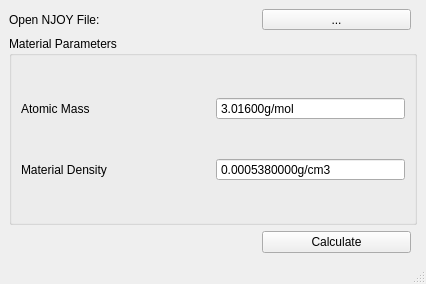
<?xml version="1.0" encoding="UTF-8"?>
<ui version="4.0">
 <class>MainWindow</class>
 <widget class="QMainWindow" name="MainWindow">
  <property name="geometry">
   <rect>
    <x>0</x>
    <y>0</y>
    <width>426</width>
    <height>284</height>
   </rect>
  </property>
  <property name="windowTitle">
   <string>NJOYMCC</string>
  </property>
  <property name="documentMode">
   <bool>false</bool>
  </property>
  <property name="tabShape">
   <enum>QTabWidget::Triangular</enum>
  </property>
  <widget class="QWidget" name="centralwidget">
   <layout class="QGridLayout" name="gridLayout">
    <item row="0" column="2">
     <spacer name="horizontalSpacer">
      <property name="orientation">
       <enum>Qt::Horizontal</enum>
      </property>
      <property name="sizeHint" stdset="0">
       <size>
        <width>40</width>
        <height>20</height>
       </size>
      </property>
     </spacer>
    </item>
    <item row="0" column="3">
     <widget class="QToolButton" name="toolButtonFile">
      <property name="sizePolicy">
       <sizepolicy hsizetype="Expanding" vsizetype="Fixed">
        <horstretch>0</horstretch>
        <verstretch>0</verstretch>
       </sizepolicy>
      </property>
      <property name="text">
       <string>...</string>
      </property>
      <property name="icon">
       <iconset theme="document-open">
        <normaloff>.</normaloff>.</iconset>
      </property>
     </widget>
    </item>
    <item row="1" column="0" colspan="5">
     <widget class="QGroupBox" name="groupBox">
      <property name="title">
       <string>Material Parameters</string>
      </property>
      <layout class="QGridLayout" name="gridLayout_2">
       <item row="0" column="0">
        <widget class="QLabel" name="label">
         <property name="text">
          <string>Atomic Mass</string>
         </property>
        </widget>
       </item>
       <item row="1" column="0">
        <widget class="QLabel" name="label_3">
         <property name="text">
          <string>Material Density</string>
         </property>
        </widget>
       </item>
       <item row="0" column="1">
        <widget class="QDoubleSpinBox" name="doubleSpinBoxAtomicMass">
         <property name="buttonSymbols">
          <enum>QAbstractSpinBox::NoButtons</enum>
         </property>
         <property name="showGroupSeparator" stdset="0">
          <bool>false</bool>
         </property>
         <property name="suffix">
          <string>g/mol</string>
         </property>
         <property name="decimals">
          <number>5</number>
         </property>
         <property name="maximum">
          <double>100.000000000000000</double>
         </property>
         <property name="singleStep">
          <double>1.000000000000000</double>
         </property>
         <property name="value">
          <double>3.016000000000000</double>
         </property>
        </widget>
       </item>
       <item row="1" column="1">
        <widget class="QDoubleSpinBox" name="doubleSpinBoxMaterialDensity">
         <property name="buttonSymbols">
          <enum>QAbstractSpinBox::NoButtons</enum>
         </property>
         <property name="suffix">
          <string>g/cm3</string>
         </property>
         <property name="decimals">
          <number>10</number>
         </property>
         <property name="maximum">
          <double>1.000000000000000</double>
         </property>
         <property name="singleStep">
          <double>0.000100000000000</double>
         </property>
         <property name="value">
          <double>0.000538000000000</double>
         </property>
        </widget>
       </item>
      </layout>
     </widget>
    </item>
    <item row="0" column="0" colspan="2">
     <widget class="QLabel" name="label_2">
      <property name="text">
       <string>Open NJOY File:</string>
      </property>
     </widget>
    </item>
    <item row="2" column="3">
     <widget class="QPushButton" name="pushButtonCalculate">
      <property name="text">
       <string>Calculate</string>
      </property>
     </widget>
    </item>
    <item row="2" column="0" colspan="3">
     <spacer name="horizontalSpacer_2">
      <property name="orientation">
       <enum>Qt::Horizontal</enum>
      </property>
      <property name="sizeHint" stdset="0">
       <size>
        <width>40</width>
        <height>20</height>
       </size>
      </property>
     </spacer>
    </item>
   </layout>
  </widget>
  <widget class="QMenuBar" name="menubar">
   <property name="geometry">
    <rect>
     <x>0</x>
     <y>0</y>
     <width>426</width>
     <height>23</height>
    </rect>
   </property>
  </widget>
  <widget class="QStatusBar" name="statusbar"/>
 </widget>
 <resources/>
 <connections/>
</ui>
